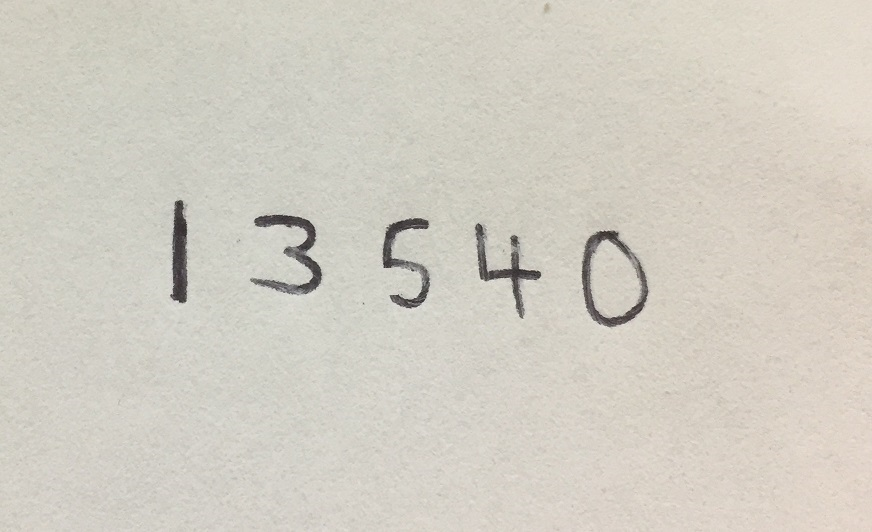
#> input picture projects/digits_recognition/ejemplo_cogido_de_github/images/text.jpg, 872 x 532 px
$ jupyter execute identificar_posicion_numeros.ipynb
#> lines starting #> are read from the running program, lines starting #| are printed output that depends on the picture; after the words box and inside, x2 and y2 are one past the last pixel; in counts of white or black regions, pixels touching at a corner belong together
[cell 1]
import cv2
import numpy as np
import matplotlib.pyplot as plt

def contour_coordinates(contour):
	'''
	Returns coordinates of a contour
	'''
	if cv2.contourArea(contour) > 10:
		M = cv2.moments(contour)
		return (int(M['m10']/M['m00']))

def frame_imshow_vis(img, tit = 'image'):
    cv2.imshow(tit, img)
    cv2.waitKey(0)
    cv2.destroyAllWindows()

def frame_plt_vis(img, fsize = (8, 8)):
    f, ax = plt.subplots(figsize=fsize)
    ax.imshow(cv2.cvtColor(img, cv2.COLOR_BGR2RGB))
    ax.axis('off')
    return ax

[cell 2]
image = cv2.imread('images/text.jpg')
#> image is the input picture: shape (532, 872, 3); mean B, G, R 195.2, 205.6, 209.7
gray = cv2.cvtColor(image, cv2.COLOR_BGR2GRAY)
blur = cv2.GaussianBlur(gray, (5,5), 0)
canny = cv2.Canny(blur, 30, 150)
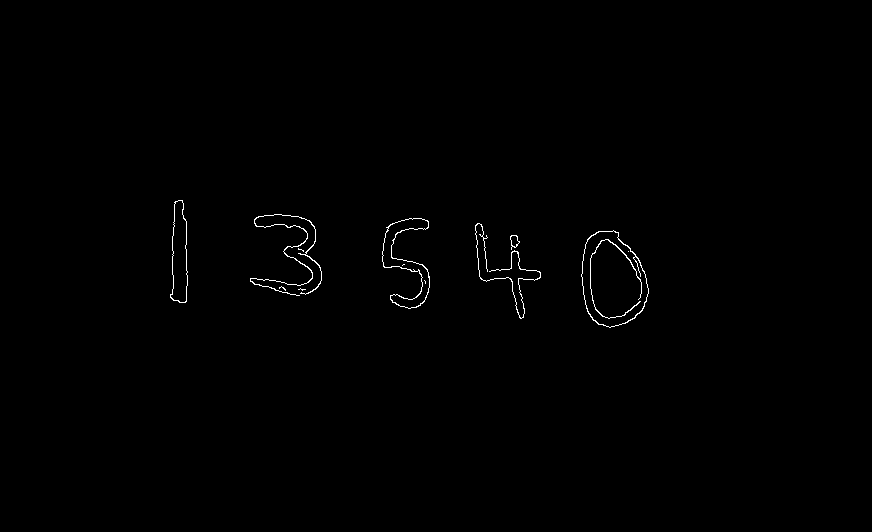
#> canny: shape (532, 872); 0.45% white in thin lines or dots, all inside (x1, y1, x2, y2) = (170, 200, 649, 328)

frame_plt_vis(image);
frame_plt_vis(gray);
frame_plt_vis(blur);
frame_plt_vis(canny);

[cell 3]
image_copy = image.copy()
contours, _ = cv2.findContours(canny, cv2.RETR_EXTERNAL, cv2.CHAIN_APPROX_SIMPLE)
#> contours = 9 contours, 3 with area under 20; largest, box (x1, y1, x2, y2) and area: (581, 230, 649, 328) 4854, (382, 218, 430, 309) 1474, (170, 200, 188, 303) 1286, (250, 214, 322, 296) 92, (510, 235, 520, 250) 75, (475, 223, 541, 319) 28
valid_contours = []
for contour in contours:
	(x, y, w, h) = cv2.boundingRect(contour)
	if w>= 5 and h>=60:
		valid_contours.append(contour)
		cv2.rectangle(image_copy, [x, y], [x+w, y+h], (255, 87, 51), 2)
#> this loop made 9 passes
#> (x, y, w, h) on passes 1 to 9: (298, 288, 8, 3), (279, 286, 7, 5), (298, 248, 6, 4), (510, 235, 10, 15), (581, 230, 68, 98), (475, 223, 66, 96), (382, 218, 48, 91), (250, 214, 72, 82), (170, 200, 18, 103)
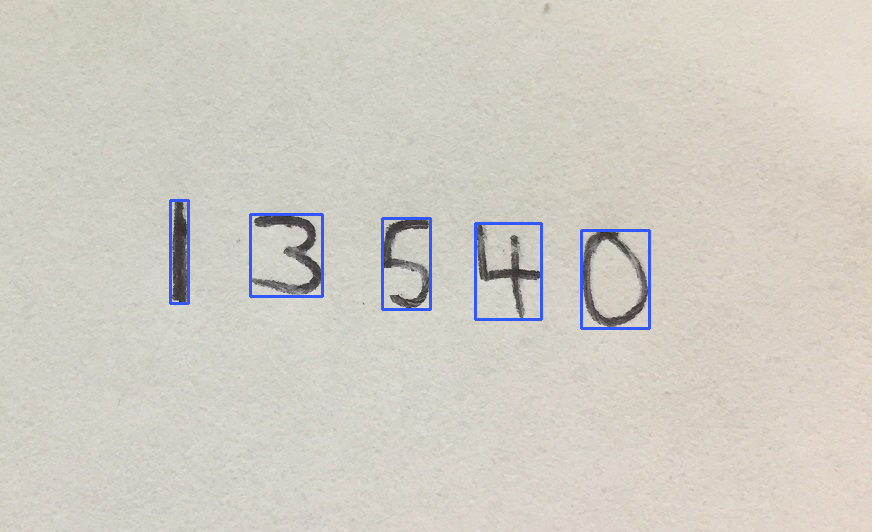
#> image_copy: shape (532, 872, 3); 0.96% of pixels changed, all inside (x1, y1, x2, y2) = (169, 199, 651, 330)
#> after the loop, valid_contours = 5 contours; box (x1, y1, x2, y2) and area: (581, 230, 649, 328) 4854, (382, 218, 430, 309) 1474, (170, 200, 188, 303) 1286, (250, 214, 322, 296) 92, (475, 223, 541, 319) 28

cv2.drawContours(image_copy, valid_contours, -1, (0, 255, 0), 2)
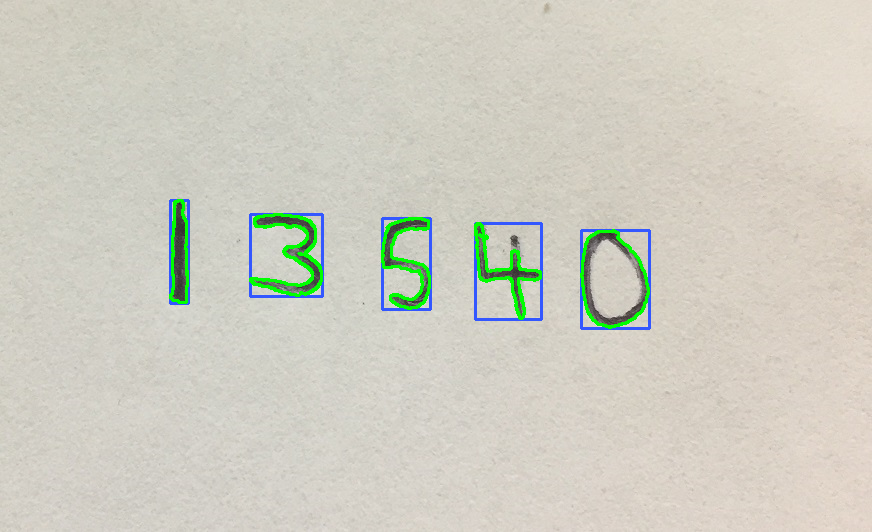
#> image_copy: shape (532, 872, 3); 1.19% of pixels changed, all inside (x1, y1, x2, y2) = (169, 199, 650, 329)
frame_plt_vis(image_copy);
